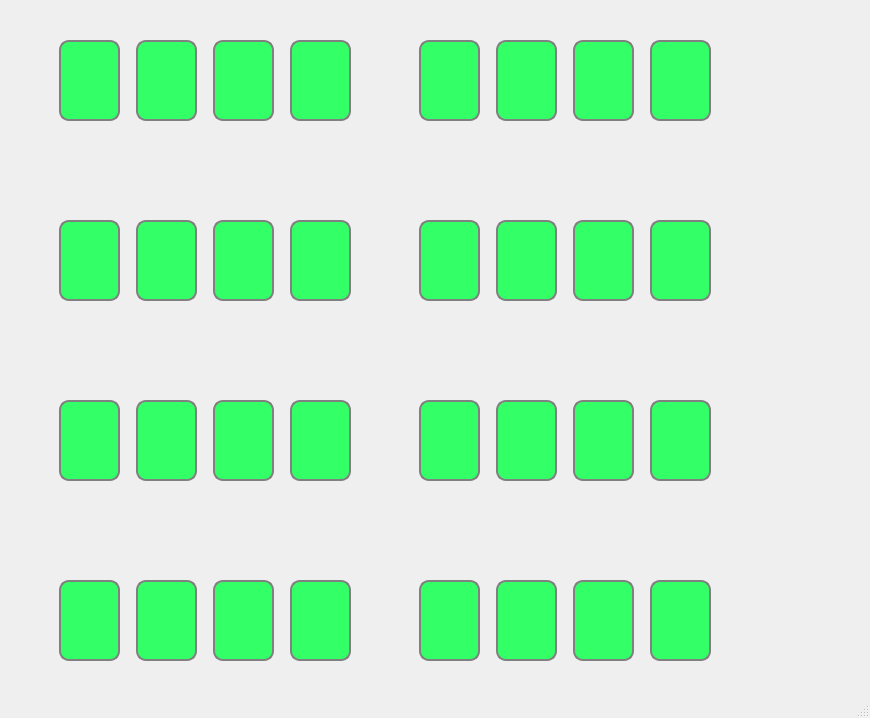
<?xml version="1.0" encoding="UTF-8"?>
<ui version="4.0">
 <class>Parking</class>
 <widget class="QMainWindow" name="Parking">
  <property name="geometry">
   <rect>
    <x>0</x>
    <y>0</y>
    <width>870</width>
    <height>718</height>
   </rect>
  </property>
  <property name="font">
   <font>
    <family>Verdana</family>
    <pointsize>10</pointsize>
   </font>
  </property>
  <property name="windowTitle">
   <string>Parcking</string>
  </property>
  <property name="windowIcon">
   <iconset>
    <normaloff>depositphotos_73409341-stock-photo-parking-area-on-the-road.jpg</normaloff>depositphotos_73409341-stock-photo-parking-area-on-the-road.jpg</iconset>
  </property>
  <widget class="QWidget" name="centralwidget">
   <widget class="QLineEdit" name="p1">
    <property name="geometry">
     <rect>
      <x>59</x>
      <y>40</y>
      <width>61</width>
      <height>81</height>
     </rect>
    </property>
    <property name="font">
     <font>
      <family>Verdana</family>
      <pointsize>12</pointsize>
      <weight>75</weight>
      <bold>true</bold>
     </font>
    </property>
    <property name="styleSheet">
     <string notr="true">QLineEdit {
    border: 2px solid gray;
    border-radius: 10px;
    padding: 0 8px;
    background-color: #33ff66;
}</string>
    </property>
    <property name="text">
     <string/>
    </property>
    <property name="readOnly">
     <bool>true</bool>
    </property>
   </widget>
   <widget class="QLabel" name="label">
    <property name="geometry">
     <rect>
      <x>19</x>
      <y>380</y>
      <width>361</width>
      <height>311</height>
     </rect>
    </property>
    <property name="text">
     <string/>
    </property>
    <property name="pixmap">
     <pixmap>parking.PNG</pixmap>
    </property>
    <property name="scaledContents">
     <bool>true</bool>
    </property>
   </widget>
   <widget class="QLabel" name="label_2">
    <property name="geometry">
     <rect>
      <x>379</x>
      <y>380</y>
      <width>361</width>
      <height>311</height>
     </rect>
    </property>
    <property name="text">
     <string/>
    </property>
    <property name="pixmap">
     <pixmap>parking.PNG</pixmap>
    </property>
    <property name="scaledContents">
     <bool>true</bool>
    </property>
   </widget>
   <widget class="QLabel" name="label_3">
    <property name="geometry">
     <rect>
      <x>379</x>
      <y>20</y>
      <width>361</width>
      <height>311</height>
     </rect>
    </property>
    <property name="text">
     <string/>
    </property>
    <property name="pixmap">
     <pixmap>parking.PNG</pixmap>
    </property>
    <property name="scaledContents">
     <bool>true</bool>
    </property>
   </widget>
   <widget class="QLabel" name="label_4">
    <property name="geometry">
     <rect>
      <x>19</x>
      <y>20</y>
      <width>361</width>
      <height>311</height>
     </rect>
    </property>
    <property name="text">
     <string/>
    </property>
    <property name="pixmap">
     <pixmap>parking.PNG</pixmap>
    </property>
    <property name="scaledContents">
     <bool>true</bool>
    </property>
   </widget>
   <widget class="QLabel" name="label_5">
    <property name="geometry">
     <rect>
      <x>19</x>
      <y>330</y>
      <width>361</width>
      <height>60</height>
     </rect>
    </property>
    <property name="text">
     <string/>
    </property>
    <property name="pixmap">
     <pixmap>separatore.PNG</pixmap>
    </property>
    <property name="scaledContents">
     <bool>true</bool>
    </property>
   </widget>
   <widget class="QLabel" name="label_6">
    <property name="geometry">
     <rect>
      <x>379</x>
      <y>330</y>
      <width>361</width>
      <height>60</height>
     </rect>
    </property>
    <property name="text">
     <string/>
    </property>
    <property name="pixmap">
     <pixmap>separatore.PNG</pixmap>
    </property>
    <property name="scaledContents">
     <bool>true</bool>
    </property>
   </widget>
   <widget class="QLabel" name="label_7">
    <property name="geometry">
     <rect>
      <x>750</x>
      <y>320</y>
      <width>111</width>
      <height>71</height>
     </rect>
    </property>
    <property name="text">
     <string/>
    </property>
    <property name="pixmap">
     <pixmap>depositphotos_73409341-stock-photo-parking-area-on-the-road.jpg</pixmap>
    </property>
    <property name="scaledContents">
     <bool>true</bool>
    </property>
   </widget>
   <widget class="QLineEdit" name="p2">
    <property name="geometry">
     <rect>
      <x>136</x>
      <y>40</y>
      <width>61</width>
      <height>81</height>
     </rect>
    </property>
    <property name="font">
     <font>
      <family>Verdana</family>
      <pointsize>12</pointsize>
      <weight>75</weight>
      <bold>true</bold>
     </font>
    </property>
    <property name="styleSheet">
     <string notr="true">QLineEdit {
    border: 2px solid gray;
    border-radius: 10px;
    padding: 0 8px;
    background-color: #33ff66;
}</string>
    </property>
    <property name="text">
     <string/>
    </property>
    <property name="readOnly">
     <bool>true</bool>
    </property>
   </widget>
   <widget class="QLineEdit" name="p6">
    <property name="geometry">
     <rect>
      <x>496</x>
      <y>40</y>
      <width>61</width>
      <height>81</height>
     </rect>
    </property>
    <property name="font">
     <font>
      <family>Verdana</family>
      <pointsize>12</pointsize>
      <weight>75</weight>
      <bold>true</bold>
     </font>
    </property>
    <property name="styleSheet">
     <string notr="true">QLineEdit {
    border: 2px solid gray;
    border-radius: 10px;
    padding: 0 8px;
    background-color: #33ff66;
}</string>
    </property>
    <property name="text">
     <string/>
    </property>
    <property name="readOnly">
     <bool>true</bool>
    </property>
   </widget>
   <widget class="QLineEdit" name="p5">
    <property name="geometry">
     <rect>
      <x>419</x>
      <y>40</y>
      <width>61</width>
      <height>81</height>
     </rect>
    </property>
    <property name="font">
     <font>
      <family>Verdana</family>
      <pointsize>12</pointsize>
      <weight>75</weight>
      <bold>true</bold>
     </font>
    </property>
    <property name="styleSheet">
     <string notr="true">QLineEdit {
    border: 2px solid gray;
    border-radius: 10px;
    padding: 0 8px;
    background-color: #33ff66;
}</string>
    </property>
    <property name="text">
     <string/>
    </property>
    <property name="readOnly">
     <bool>true</bool>
    </property>
   </widget>
   <widget class="QLineEdit" name="p4">
    <property name="geometry">
     <rect>
      <x>290</x>
      <y>40</y>
      <width>61</width>
      <height>81</height>
     </rect>
    </property>
    <property name="font">
     <font>
      <family>Verdana</family>
      <pointsize>12</pointsize>
      <weight>75</weight>
      <bold>true</bold>
     </font>
    </property>
    <property name="styleSheet">
     <string notr="true">QLineEdit {
    border: 2px solid gray;
    border-radius: 10px;
    padding: 0 8px;
    background-color: #33ff66;
}</string>
    </property>
    <property name="text">
     <string/>
    </property>
    <property name="readOnly">
     <bool>true</bool>
    </property>
   </widget>
   <widget class="QLineEdit" name="p3">
    <property name="geometry">
     <rect>
      <x>213</x>
      <y>40</y>
      <width>61</width>
      <height>81</height>
     </rect>
    </property>
    <property name="font">
     <font>
      <family>Verdana</family>
      <pointsize>12</pointsize>
      <weight>75</weight>
      <bold>true</bold>
     </font>
    </property>
    <property name="styleSheet">
     <string notr="true">QLineEdit {
    border: 2px solid gray;
    border-radius: 10px;
    padding: 0 8px;
    background-color: #33ff66;
}
</string>
    </property>
    <property name="text">
     <string/>
    </property>
    <property name="readOnly">
     <bool>true</bool>
    </property>
   </widget>
   <widget class="QLineEdit" name="p17">
    <property name="geometry">
     <rect>
      <x>59</x>
      <y>400</y>
      <width>61</width>
      <height>81</height>
     </rect>
    </property>
    <property name="font">
     <font>
      <family>Verdana</family>
      <pointsize>12</pointsize>
      <weight>75</weight>
      <bold>true</bold>
     </font>
    </property>
    <property name="styleSheet">
     <string notr="true">QLineEdit {
    border: 2px solid gray;
    border-radius: 10px;
    padding: 0 8px;
    background-color: #33ff66;
}</string>
    </property>
    <property name="text">
     <string/>
    </property>
    <property name="readOnly">
     <bool>true</bool>
    </property>
   </widget>
   <widget class="QLineEdit" name="p9">
    <property name="geometry">
     <rect>
      <x>59</x>
      <y>220</y>
      <width>61</width>
      <height>81</height>
     </rect>
    </property>
    <property name="font">
     <font>
      <family>Verdana</family>
      <pointsize>12</pointsize>
      <weight>75</weight>
      <bold>true</bold>
     </font>
    </property>
    <property name="styleSheet">
     <string notr="true">QLineEdit {
    border: 2px solid gray;
    border-radius: 10px;
    padding: 0 8px;
    background-color: #33ff66;
}</string>
    </property>
    <property name="text">
     <string/>
    </property>
    <property name="readOnly">
     <bool>true</bool>
    </property>
   </widget>
   <widget class="QLineEdit" name="p8">
    <property name="geometry">
     <rect>
      <x>650</x>
      <y>40</y>
      <width>61</width>
      <height>81</height>
     </rect>
    </property>
    <property name="font">
     <font>
      <family>Verdana</family>
      <pointsize>12</pointsize>
      <weight>75</weight>
      <bold>true</bold>
     </font>
    </property>
    <property name="styleSheet">
     <string notr="true">QLineEdit {
    border: 2px solid gray;
    border-radius: 10px;
    padding: 0 8px;
    background-color: #33ff66;
}</string>
    </property>
    <property name="text">
     <string/>
    </property>
    <property name="readOnly">
     <bool>true</bool>
    </property>
   </widget>
   <widget class="QLineEdit" name="p7">
    <property name="geometry">
     <rect>
      <x>573</x>
      <y>40</y>
      <width>61</width>
      <height>81</height>
     </rect>
    </property>
    <property name="font">
     <font>
      <family>Verdana</family>
      <pointsize>12</pointsize>
      <weight>75</weight>
      <bold>true</bold>
     </font>
    </property>
    <property name="styleSheet">
     <string notr="true">QLineEdit {
    border: 2px solid gray;
    border-radius: 10px;
    padding: 0 8px;
    background-color: #33ff66;
}
</string>
    </property>
    <property name="text">
     <string/>
    </property>
    <property name="readOnly">
     <bool>true</bool>
    </property>
   </widget>
   <widget class="QLineEdit" name="p10">
    <property name="geometry">
     <rect>
      <x>136</x>
      <y>220</y>
      <width>61</width>
      <height>81</height>
     </rect>
    </property>
    <property name="font">
     <font>
      <family>Verdana</family>
      <pointsize>12</pointsize>
      <weight>75</weight>
      <bold>true</bold>
     </font>
    </property>
    <property name="styleSheet">
     <string notr="true">QLineEdit {
    border: 2px solid gray;
    border-radius: 10px;
    padding: 0 8px;
    background-color: #33ff66;
}</string>
    </property>
    <property name="text">
     <string/>
    </property>
    <property name="readOnly">
     <bool>true</bool>
    </property>
   </widget>
   <widget class="QLineEdit" name="p13">
    <property name="geometry">
     <rect>
      <x>419</x>
      <y>220</y>
      <width>61</width>
      <height>81</height>
     </rect>
    </property>
    <property name="font">
     <font>
      <family>Verdana</family>
      <pointsize>12</pointsize>
      <weight>75</weight>
      <bold>true</bold>
     </font>
    </property>
    <property name="styleSheet">
     <string notr="true">QLineEdit {
    border: 2px solid gray;
    border-radius: 10px;
    padding: 0 8px;
    background-color: #33ff66;
}</string>
    </property>
    <property name="text">
     <string/>
    </property>
    <property name="readOnly">
     <bool>true</bool>
    </property>
   </widget>
   <widget class="QLineEdit" name="p12">
    <property name="geometry">
     <rect>
      <x>290</x>
      <y>220</y>
      <width>61</width>
      <height>81</height>
     </rect>
    </property>
    <property name="font">
     <font>
      <family>Verdana</family>
      <pointsize>12</pointsize>
      <weight>75</weight>
      <bold>true</bold>
     </font>
    </property>
    <property name="styleSheet">
     <string notr="true">QLineEdit {
    border: 2px solid gray;
    border-radius: 10px;
    padding: 0 8px;
    background-color: #33ff66;
}</string>
    </property>
    <property name="text">
     <string/>
    </property>
    <property name="readOnly">
     <bool>true</bool>
    </property>
   </widget>
   <widget class="QLineEdit" name="p11">
    <property name="geometry">
     <rect>
      <x>213</x>
      <y>220</y>
      <width>61</width>
      <height>81</height>
     </rect>
    </property>
    <property name="font">
     <font>
      <family>Verdana</family>
      <pointsize>12</pointsize>
      <weight>75</weight>
      <bold>true</bold>
     </font>
    </property>
    <property name="styleSheet">
     <string notr="true">QLineEdit {
    border: 2px solid gray;
    border-radius: 10px;
    padding: 0 8px;
    background-color: #33ff66;
}</string>
    </property>
    <property name="text">
     <string/>
    </property>
    <property name="readOnly">
     <bool>true</bool>
    </property>
   </widget>
   <widget class="QLineEdit" name="p14">
    <property name="geometry">
     <rect>
      <x>496</x>
      <y>220</y>
      <width>61</width>
      <height>81</height>
     </rect>
    </property>
    <property name="font">
     <font>
      <family>Verdana</family>
      <pointsize>12</pointsize>
      <weight>75</weight>
      <bold>true</bold>
     </font>
    </property>
    <property name="styleSheet">
     <string notr="true">QLineEdit {
    border: 2px solid gray;
    border-radius: 10px;
    padding: 0 8px;
    background-color: #33ff66;
}</string>
    </property>
    <property name="text">
     <string/>
    </property>
    <property name="readOnly">
     <bool>true</bool>
    </property>
   </widget>
   <widget class="QLineEdit" name="p15">
    <property name="geometry">
     <rect>
      <x>573</x>
      <y>220</y>
      <width>61</width>
      <height>81</height>
     </rect>
    </property>
    <property name="font">
     <font>
      <family>Verdana</family>
      <pointsize>12</pointsize>
      <weight>75</weight>
      <bold>true</bold>
     </font>
    </property>
    <property name="styleSheet">
     <string notr="true">QLineEdit {
    border: 2px solid gray;
    border-radius: 10px;
    padding: 0 8px;
    background-color: #33ff66;
}</string>
    </property>
    <property name="text">
     <string/>
    </property>
    <property name="readOnly">
     <bool>true</bool>
    </property>
   </widget>
   <widget class="QLineEdit" name="p16">
    <property name="geometry">
     <rect>
      <x>650</x>
      <y>220</y>
      <width>61</width>
      <height>81</height>
     </rect>
    </property>
    <property name="font">
     <font>
      <family>Verdana</family>
      <pointsize>12</pointsize>
      <weight>75</weight>
      <bold>true</bold>
     </font>
    </property>
    <property name="styleSheet">
     <string notr="true">QLineEdit {
    border: 2px solid gray;
    border-radius: 10px;
    padding: 0 8px;
    background-color: #33ff66;
}</string>
    </property>
    <property name="text">
     <string/>
    </property>
    <property name="readOnly">
     <bool>true</bool>
    </property>
   </widget>
   <widget class="QLineEdit" name="p19">
    <property name="geometry">
     <rect>
      <x>213</x>
      <y>400</y>
      <width>61</width>
      <height>81</height>
     </rect>
    </property>
    <property name="font">
     <font>
      <family>Verdana</family>
      <pointsize>12</pointsize>
      <weight>75</weight>
      <bold>true</bold>
     </font>
    </property>
    <property name="styleSheet">
     <string notr="true">QLineEdit {
    border: 2px solid gray;
    border-radius: 10px;
    padding: 0 8px;
    background-color: #33ff66;
}</string>
    </property>
    <property name="text">
     <string/>
    </property>
    <property name="readOnly">
     <bool>true</bool>
    </property>
   </widget>
   <widget class="QLineEdit" name="p18">
    <property name="geometry">
     <rect>
      <x>136</x>
      <y>400</y>
      <width>61</width>
      <height>81</height>
     </rect>
    </property>
    <property name="font">
     <font>
      <family>Verdana</family>
      <pointsize>12</pointsize>
      <weight>75</weight>
      <bold>true</bold>
     </font>
    </property>
    <property name="styleSheet">
     <string notr="true">QLineEdit {
    border: 2px solid gray;
    border-radius: 10px;
    padding: 0 8px;
    background-color: #33ff66;
}</string>
    </property>
    <property name="text">
     <string/>
    </property>
    <property name="readOnly">
     <bool>true</bool>
    </property>
   </widget>
   <widget class="QLineEdit" name="p20">
    <property name="geometry">
     <rect>
      <x>290</x>
      <y>400</y>
      <width>61</width>
      <height>81</height>
     </rect>
    </property>
    <property name="font">
     <font>
      <family>Verdana</family>
      <pointsize>12</pointsize>
      <weight>75</weight>
      <bold>true</bold>
     </font>
    </property>
    <property name="styleSheet">
     <string notr="true">QLineEdit {
    border: 2px solid gray;
    border-radius: 10px;
    padding: 0 8px;
    background-color: #33ff66;
}</string>
    </property>
    <property name="text">
     <string/>
    </property>
    <property name="readOnly">
     <bool>true</bool>
    </property>
   </widget>
   <widget class="QLineEdit" name="p23">
    <property name="geometry">
     <rect>
      <x>573</x>
      <y>400</y>
      <width>61</width>
      <height>81</height>
     </rect>
    </property>
    <property name="font">
     <font>
      <family>Verdana</family>
      <pointsize>12</pointsize>
      <weight>75</weight>
      <bold>true</bold>
     </font>
    </property>
    <property name="styleSheet">
     <string notr="true">QLineEdit {
    border: 2px solid gray;
    border-radius: 10px;
    padding: 0 8px;
    background-color: #33ff66;
}</string>
    </property>
    <property name="text">
     <string/>
    </property>
    <property name="readOnly">
     <bool>true</bool>
    </property>
   </widget>
   <widget class="QLineEdit" name="p21">
    <property name="geometry">
     <rect>
      <x>419</x>
      <y>400</y>
      <width>61</width>
      <height>81</height>
     </rect>
    </property>
    <property name="font">
     <font>
      <family>Verdana</family>
      <pointsize>12</pointsize>
      <weight>75</weight>
      <bold>true</bold>
     </font>
    </property>
    <property name="styleSheet">
     <string notr="true">QLineEdit {
    border: 2px solid gray;
    border-radius: 10px;
    padding: 0 8px;
    background-color: #33ff66;
}</string>
    </property>
    <property name="text">
     <string/>
    </property>
    <property name="readOnly">
     <bool>true</bool>
    </property>
   </widget>
   <widget class="QLineEdit" name="p22">
    <property name="geometry">
     <rect>
      <x>496</x>
      <y>400</y>
      <width>61</width>
      <height>81</height>
     </rect>
    </property>
    <property name="font">
     <font>
      <family>Verdana</family>
      <pointsize>12</pointsize>
      <weight>75</weight>
      <bold>true</bold>
     </font>
    </property>
    <property name="styleSheet">
     <string notr="true">QLineEdit {
    border: 2px solid gray;
    border-radius: 10px;
    padding: 0 8px;
    background-color: #33ff66;
}</string>
    </property>
    <property name="text">
     <string/>
    </property>
    <property name="readOnly">
     <bool>true</bool>
    </property>
   </widget>
   <widget class="QLineEdit" name="p24">
    <property name="geometry">
     <rect>
      <x>650</x>
      <y>400</y>
      <width>61</width>
      <height>81</height>
     </rect>
    </property>
    <property name="font">
     <font>
      <family>Verdana</family>
      <pointsize>12</pointsize>
      <weight>75</weight>
      <bold>true</bold>
     </font>
    </property>
    <property name="styleSheet">
     <string notr="true">QLineEdit {
    border: 2px solid gray;
    border-radius: 10px;
    padding: 0 8px;
    background-color: #33ff66;
}</string>
    </property>
    <property name="text">
     <string/>
    </property>
    <property name="readOnly">
     <bool>true</bool>
    </property>
   </widget>
   <widget class="QLineEdit" name="p27">
    <property name="geometry">
     <rect>
      <x>213</x>
      <y>580</y>
      <width>61</width>
      <height>81</height>
     </rect>
    </property>
    <property name="font">
     <font>
      <family>Verdana</family>
      <pointsize>12</pointsize>
      <weight>75</weight>
      <bold>true</bold>
     </font>
    </property>
    <property name="styleSheet">
     <string notr="true">QLineEdit {
    border: 2px solid gray;
    border-radius: 10px;
    padding: 0 8px;
    background-color: #33ff66;
}</string>
    </property>
    <property name="text">
     <string/>
    </property>
    <property name="readOnly">
     <bool>true</bool>
    </property>
   </widget>
   <widget class="QLineEdit" name="p31">
    <property name="geometry">
     <rect>
      <x>573</x>
      <y>580</y>
      <width>61</width>
      <height>81</height>
     </rect>
    </property>
    <property name="font">
     <font>
      <family>Verdana</family>
      <pointsize>12</pointsize>
      <weight>75</weight>
      <bold>true</bold>
     </font>
    </property>
    <property name="styleSheet">
     <string notr="true">QLineEdit {
    border: 2px solid gray;
    border-radius: 10px;
    padding: 0 8px;
    background-color: #33ff66;
}</string>
    </property>
    <property name="text">
     <string/>
    </property>
    <property name="readOnly">
     <bool>true</bool>
    </property>
   </widget>
   <widget class="QLineEdit" name="p25">
    <property name="geometry">
     <rect>
      <x>59</x>
      <y>580</y>
      <width>61</width>
      <height>81</height>
     </rect>
    </property>
    <property name="font">
     <font>
      <family>Verdana</family>
      <pointsize>12</pointsize>
      <weight>75</weight>
      <bold>true</bold>
     </font>
    </property>
    <property name="styleSheet">
     <string notr="true">QLineEdit {
    border: 2px solid gray;
    border-radius: 10px;
    padding: 0 8px;
    background-color: #33ff66;
}</string>
    </property>
    <property name="text">
     <string/>
    </property>
    <property name="readOnly">
     <bool>true</bool>
    </property>
   </widget>
   <widget class="QLineEdit" name="p26">
    <property name="geometry">
     <rect>
      <x>136</x>
      <y>580</y>
      <width>61</width>
      <height>81</height>
     </rect>
    </property>
    <property name="font">
     <font>
      <family>Verdana</family>
      <pointsize>12</pointsize>
      <weight>75</weight>
      <bold>true</bold>
     </font>
    </property>
    <property name="styleSheet">
     <string notr="true">QLineEdit {
    border: 2px solid gray;
    border-radius: 10px;
    padding: 0 8px;
    background-color: #33ff66;
}</string>
    </property>
    <property name="text">
     <string/>
    </property>
    <property name="readOnly">
     <bool>true</bool>
    </property>
   </widget>
   <widget class="QLineEdit" name="p30">
    <property name="geometry">
     <rect>
      <x>496</x>
      <y>580</y>
      <width>61</width>
      <height>81</height>
     </rect>
    </property>
    <property name="font">
     <font>
      <family>Verdana</family>
      <pointsize>12</pointsize>
      <weight>75</weight>
      <bold>true</bold>
     </font>
    </property>
    <property name="styleSheet">
     <string notr="true">QLineEdit {
    border: 2px solid gray;
    border-radius: 10px;
    padding: 0 8px;
    background-color: #33ff66;
}</string>
    </property>
    <property name="text">
     <string/>
    </property>
    <property name="readOnly">
     <bool>true</bool>
    </property>
   </widget>
   <widget class="QLineEdit" name="p28">
    <property name="geometry">
     <rect>
      <x>290</x>
      <y>580</y>
      <width>61</width>
      <height>81</height>
     </rect>
    </property>
    <property name="font">
     <font>
      <family>Verdana</family>
      <pointsize>12</pointsize>
      <weight>75</weight>
      <bold>true</bold>
     </font>
    </property>
    <property name="styleSheet">
     <string notr="true">QLineEdit {
    border: 2px solid gray;
    border-radius: 10px;
    padding: 0 8px;
    background-color: #33ff66;
}</string>
    </property>
    <property name="text">
     <string/>
    </property>
    <property name="readOnly">
     <bool>true</bool>
    </property>
   </widget>
   <widget class="QLineEdit" name="p32">
    <property name="geometry">
     <rect>
      <x>650</x>
      <y>580</y>
      <width>61</width>
      <height>81</height>
     </rect>
    </property>
    <property name="font">
     <font>
      <family>Verdana</family>
      <pointsize>12</pointsize>
      <weight>75</weight>
      <bold>true</bold>
     </font>
    </property>
    <property name="styleSheet">
     <string notr="true">QLineEdit {
    border: 2px solid gray;
    border-radius: 10px;
    padding: 0 8px;
    background-color: #33ff66;
}</string>
    </property>
    <property name="text">
     <string/>
    </property>
    <property name="readOnly">
     <bool>true</bool>
    </property>
   </widget>
   <widget class="QLineEdit" name="p29">
    <property name="geometry">
     <rect>
      <x>419</x>
      <y>580</y>
      <width>61</width>
      <height>81</height>
     </rect>
    </property>
    <property name="font">
     <font>
      <family>Verdana</family>
      <pointsize>12</pointsize>
      <weight>75</weight>
      <bold>true</bold>
     </font>
    </property>
    <property name="styleSheet">
     <string notr="true">QLineEdit {
    border: 2px solid gray;
    border-radius: 10px;
    padding: 0 8px;
    background-color: #33ff66;
}</string>
    </property>
    <property name="text">
     <string/>
    </property>
    <property name="readOnly">
     <bool>true</bool>
    </property>
   </widget>
   <zorder>label_4</zorder>
   <zorder>p1</zorder>
   <zorder>label</zorder>
   <zorder>label_2</zorder>
   <zorder>label_3</zorder>
   <zorder>label_5</zorder>
   <zorder>label_6</zorder>
   <zorder>label_7</zorder>
   <zorder>p2</zorder>
   <zorder>p6</zorder>
   <zorder>p5</zorder>
   <zorder>p4</zorder>
   <zorder>p3</zorder>
   <zorder>p17</zorder>
   <zorder>p9</zorder>
   <zorder>p8</zorder>
   <zorder>p7</zorder>
   <zorder>p10</zorder>
   <zorder>p13</zorder>
   <zorder>p12</zorder>
   <zorder>p11</zorder>
   <zorder>p14</zorder>
   <zorder>p15</zorder>
   <zorder>p16</zorder>
   <zorder>p19</zorder>
   <zorder>p18</zorder>
   <zorder>p20</zorder>
   <zorder>p23</zorder>
   <zorder>p21</zorder>
   <zorder>p22</zorder>
   <zorder>p24</zorder>
   <zorder>p27</zorder>
   <zorder>p31</zorder>
   <zorder>p25</zorder>
   <zorder>p26</zorder>
   <zorder>p30</zorder>
   <zorder>p28</zorder>
   <zorder>p32</zorder>
   <zorder>p29</zorder>
  </widget>
  <widget class="QStatusBar" name="statusbar"/>
  <action name="actionStart_Camera">
   <property name="text">
    <string>Start Camera </string>
   </property>
  </action>
  <action name="actionStop_Camera">
   <property name="text">
    <string>Stop Camera  </string>
   </property>
  </action>
  <action name="actionExit">
   <property name="icon">
    <iconset>
     <normaloff>../../Desktop/File_LoraTool/delete.png</normaloff>../../Desktop/File_LoraTool/delete.png</iconset>
   </property>
   <property name="text">
    <string>Exit</string>
   </property>
  </action>
 </widget>
 <resources/>
 <connections/>
</ui>
